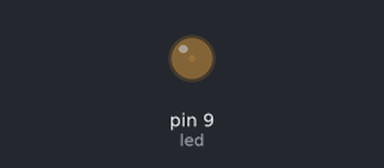
A sketch run on a simulated Arduino Uno, built with avr-gcc and run on an emulated ATmega328P. On the bench: output pins drawn as LEDs (lit = HIGH).

Above: at 0.05 s.
At 0.95 s:
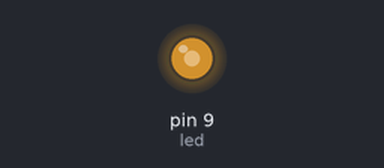
At 1.4 s:
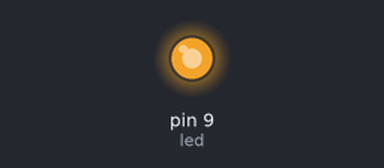
At 2.75 s:
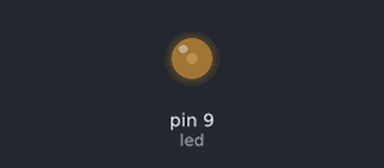
Timing chart, 0 to 7.0 s (numbered marks = the images above):
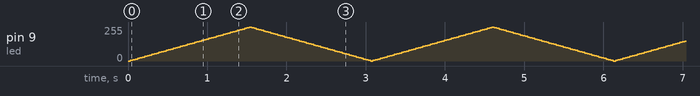

The sketch:

02_Fade.ino
```cpp
// Tous le texte après les caractères // sont des commentaires. Ces textes ne sont pas du code exécuté, ils servent à clarifier le code.

int led = 9;           // Le port PWM sur lequel la LED est connectée
int brightness = 0;    // A quel point la LED est brillante
int fadeAmount = 5;    // De combien de points il faut réduire la luminosité de la LED

// La fonction setup est exécutée une seule et unique fois après avoir appuyé sur le bouton reset ou allumé l'Arduino
void setup() {
  pinMode(led, OUTPUT); // Déclare le port "led" comme une SORTIE
}

// La fonction loop est exécuté sans cesse pour toujours
void loop() {
  analogWrite(led, brightness); // Configure la luminosité de la LED en positionnant la valeur analogique "brightness" sur le port "led"

  brightness = brightness + fadeAmount; // Affecte une nouvelle valeur à la variable "brightness" en lui ajoutant la valeur "fadeAmount"

  // Inverse la sens de changement de luminosité lorsqu'une borne est atteinte
  if (brightness < 1 || brightness > 254) { // SI brightness est inferieur à 1 OU SI brightness est superieur à 254
    // ALORS
    fadeAmount = -fadeAmount; // On remplace la valeur de fadeAmount par sa valeur oposée (ex: si la valeur était de 5, elle devient -5)
  }

  delay(30); // Attend 30 millisecondes
}
```
